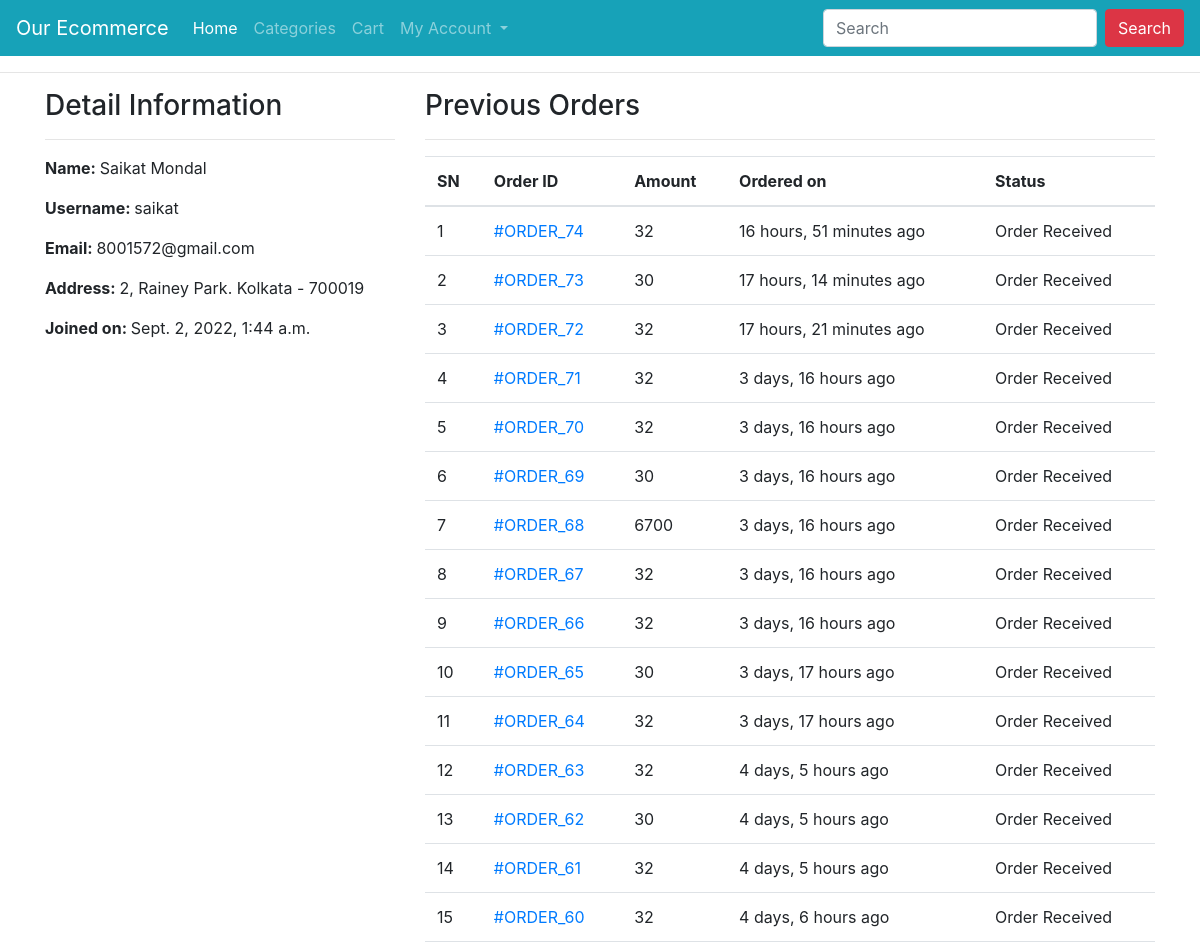
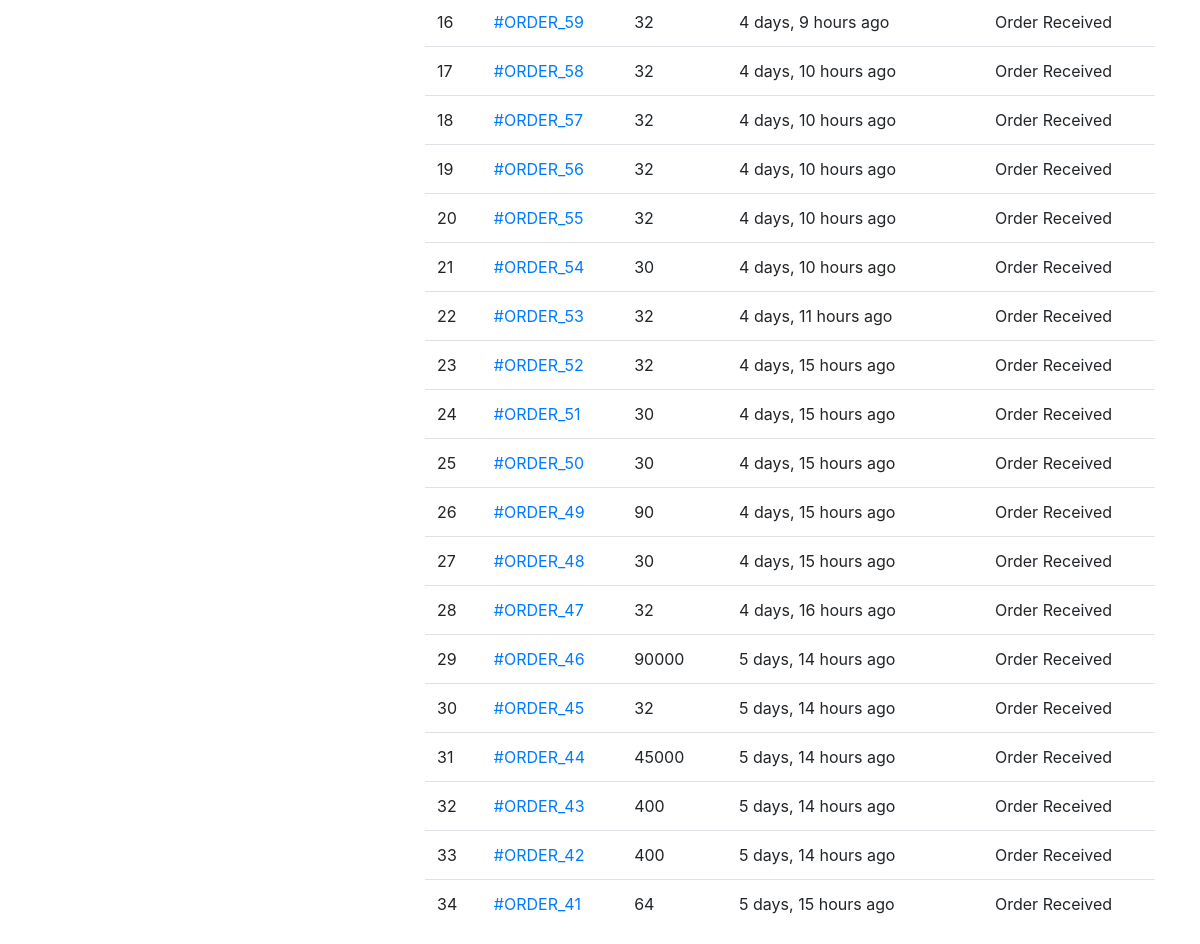
/profile/ (signed in), run on the app's committed database (2 pictures, top to bottom).
### ecomapp/models.py (models this page shows, shortened)
class Customer(models.Model):
    user = models.OneToOneField(User, on_delete=models.CASCADE)
    full_name = models.CharField(max_length=200)
    address = models.CharField(max_length=200, null=True, blank=True)
    joined_on = models.DateTimeField(auto_now_add=True)

class Order(models.Model):
    cart = models.ForeignKey(Cart,on_delete=models.CASCADE)
    ordered_by = models.CharField(max_length=200)
    shipping_address = models.CharField(max_length=200)
    mobile = models.CharField(max_length=10)
    email = models.EmailField(null=True, blank=True)
    subtotal = models.PositiveIntegerField()
    discount = models.PositiveIntegerField()
    total = models.PositiveIntegerField()
    order_status = models.CharField(max_length=50, choices=ORDER_STATUS)
    created_at = models.DateTimeField(auto_now_add=True)
    payment_method = models.CharField(
        max_length=20, choices=METHOD, default="Cash On Delivery")
    payment_completed = models.BooleanField(
        default=False, null=True, blank=True)
    razor_pay_order_id = models.CharField(max_length=100,null=True,blank=True)
    razor_pay_payment_id = models.CharField(max_length=100,null=True,blank=True)
    razor_pay_payment_signature = models.CharField(max_length=100,null=True,blank=True)

### ecomapp/views.py (the view)
# urls.py: path("profile/", CustomerProfileView.as_view(), name="customerprofile"),
class CustomerProfileView(TemplateView):
    template_name = "customerprofile.html"
    def dispatch(self, request, *args, **kwargs):
        if request.user.is_authenticated and Customer.objects.filter(user=request.user).exists():
            pass
        else:
            return redirect("/login/?next=/profile/")
        return super().dispatch(request, *args, **kwargs)
    def get_context_data(self, **kwargs):
        context = super().get_context_data(**kwargs)
        customer = self.request.user.customer
        context['customer'] = customer
        orders = Order.objects.filter(cart__customer=customer).order_by("-id")
        context["orders"] = orders
        return context

### templates/customerprofile.html (shortened to what this page needs)
{% extends 'base.html' %}
{% block content %}
<div class="container">
    <div class="row">
        <div class="col-md-4">
            <h3>Detail Information</h3><hr>
            <p><span class="font-weight-bold">Name: </span> {{customer.full_name}}</p>
            <p><span class="font-weight-bold">Username: </span> {{customer.user.username}}</p>
            <p><span class="font-weight-bold">Email: </span> {{customer.user.email}}</p>
            <p><span class="font-weight-bold">Address: </span> {{customer.address}}</p>
            <p><span class="font-weight-bold">Joined on: </span> {{customer.joined_on}}</p>
        </div>
        <div class="col-md-8">
            <h3>Previous Orders</h3>
            <hr>
            <table class="table">
                <thead>
                    <tr>
                        <th>SN</th>
                        <th>Order ID</th>
                        <th>Amount</th>
                        <th>Ordered on</th>
                        <th>Status</th>
                    </tr>
                </thead>
                <tbody>
                    {% for ord in orders %}
                    <tr>
                        <td>{{forloop.counter}}</td>
                        <td><a href="{% url 'ecomapp:customerorderdetail' ord.pk %}"> #ORDER_{{ord.id}}</a></td>
                        <td>{{ord.total}}</td>
                        <td>{{ord.created_at|timesince}} ago</td>
                        <td>{{ord.order_status}}</td>
                    </tr>
                    {% endfor %}
                </tbody>
            </table>
        </div>
    </div>
</div>
{% endblock %}

### data on the page
Customer: full_name "Saikat Mondal", user.username "saikat", user.email "8001572@gmail.com", address "2, Rainey Park. Kolkata - 700019", joined_on "Sept. 2, 2022, 1:44 a.m."
Order: id "74", total "32", created_at "16 hours, 51 minutes", order_status "Order Received"
Order: id "73", total "30", created_at "17 hours, 14 minutes", order_status "Order Received"
Order: id "72", total "32", created_at "17 hours, 21 minutes", order_status "Order Received"
Order: id "71", total "32", created_at "3 days, 16 hours", order_status "Order Received"
Order: id "70", total "32", created_at "3 days, 16 hours", order_status "Order Received"
Order: id "69", total "30", created_at "3 days, 16 hours", order_status "Order Received"
Order: id "68", total "6700", created_at "3 days, 16 hours", order_status "Order Received"
Order: id "67", total "32", created_at "3 days, 16 hours", order_status "Order Received"
Order: id "66", total "32", created_at "3 days, 16 hours", order_status "Order Received"
Order: id "65", total "30", created_at "3 days, 17 hours", order_status "Order Received"
Order: id "64", total "32", created_at "3 days, 17 hours", order_status "Order Received"
Order: id "63", total "32", created_at "4 days, 5 hours", order_status "Order Received"
Order: id "62", total "30", created_at "4 days, 5 hours", order_status "Order Received"
Order: id "61", total "32", created_at "4 days, 5 hours", order_status "Order Received"
Order: id "60", total "32", created_at "4 days, 6 hours", order_status "Order Received"
Order: id "59", total "32", created_at "4 days, 9 hours", order_status "Order Received"
Order: id "58", total "32", created_at "4 days, 10 hours", order_status "Order Received"
Order: id "57", total "32", created_at "4 days, 10 hours", order_status "Order Received"
Order: id "56", total "32", created_at "4 days, 10 hours", order_status "Order Received"
Order: id "55", total "32", created_at "4 days, 10 hours", order_status "Order Received"
Order: id "54", total "30", created_at "4 days, 10 hours", order_status "Order Received"
Order: id "53", total "32", created_at "4 days, 11 hours", order_status "Order Received"
Order: id "52", total "32", created_at "4 days, 15 hours", order_status "Order Received"
Order: id "51", total "30", created_at "4 days, 15 hours", order_status "Order Received"
Order: id "50", total "30", created_at "4 days, 15 hours", order_status "Order Received"
Order: id "49", total "90", created_at "4 days, 15 hours", order_status "Order Received"
Order: id "48", total "30", created_at "4 days, 15 hours", order_status "Order Received"
Order: id "47", total "32", created_at "4 days, 16 hours", order_status "Order Received"
Order: id "46", total "90000", created_at "5 days, 14 hours", order_status "Order Received"
Order: id "45", total "32", created_at "5 days, 14 hours", order_status "Order Received"
Order: id "44", total "45000", created_at "5 days, 14 hours", order_status "Order Received"
Order: id "43", total "400", created_at "5 days, 14 hours", order_status "Order Received"
Order: id "42", total "400", created_at "5 days, 14 hours", order_status "Order Received"
Order: id "41", total "64", created_at "5 days, 15 hours", order_status "Order Received"
